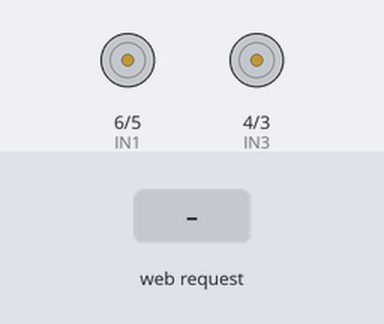
The sketch below on a simulated ESP32-S3. On the bench: motor-driver pin pairs drawn as motors (green arrow = first pin HIGH = forward, orange = second pin HIGH = backward, longer = more drive, scaled by the enable pin). Inputs (shaded band) come from the test bench. WiFi joins after 1.5 s; servers stay silent unless stated; what the sketch prints to the serial monitor is not drawn.

Above: at 2.7 s.
2.8 s: HTTP request GET /adelante received
At 4.0 s:
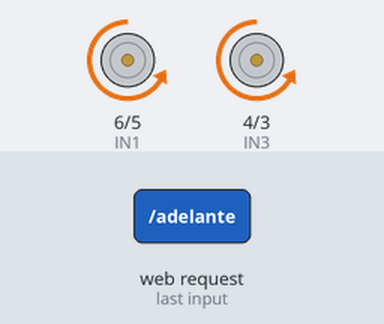
4.3 s: HTTP request GET /atras received
At 5.3 s:
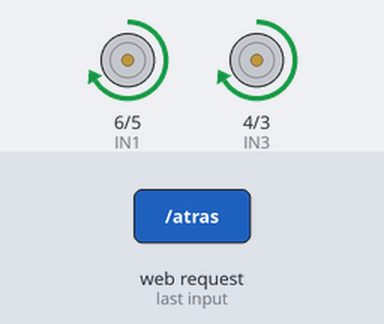
5.8 s: HTTP request GET /girar_derecha received
At 6.4 s:
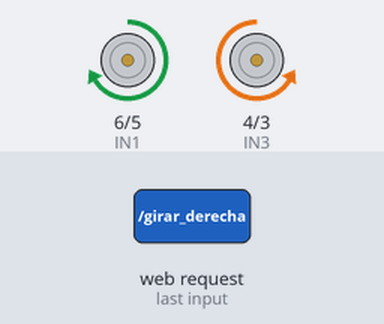
7.3 s: HTTP request GET /girar_izquierda received
At 7.6 s:
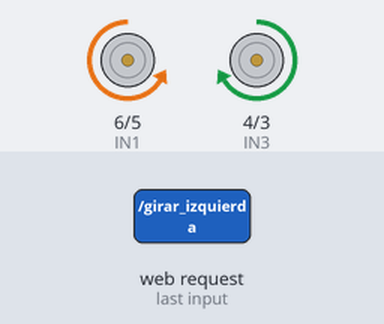
8.8 s: HTTP request GET /detener received
At 9.9 s:
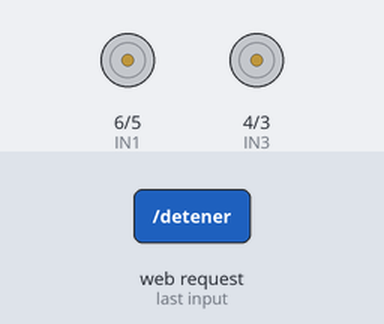
Timing chart, 0 to 11.3 s (numbered marks = the images above; inputs shaded):
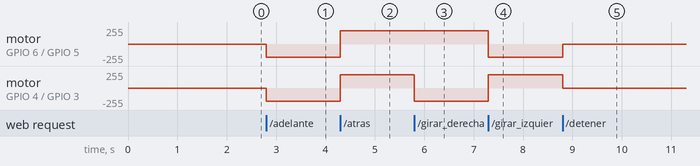

Measured:
- after the input at 2.8 s, motor on GPIO 6 (IN1) / GPIO 5 (IN2), motor on GPIO 4 (IN3) / GPIO 3 (IN4): stopped → backward 200/255 at once
- after the input at 4.3 s, motor on GPIO 6 (IN1) / GPIO 5 (IN2), motor on GPIO 4 (IN3) / GPIO 3 (IN4): backward 200/255 → forward 200/255 at once
- after the input at 5.8 s, motor on GPIO 4 (IN3) / GPIO 3 (IN4): forward 200/255 → backward 200/255 at once
- after the input at 7.3 s, motor on GPIO 6 (IN1) / GPIO 5 (IN2): forward 200/255 → backward 200/255 at once; motor on GPIO 4 (IN3) / GPIO 3 (IN4): backward 200/255 → forward 200/255 at once
- after the input at 8.8 s, motor on GPIO 6 (IN1) / GPIO 5 (IN2): backward 200/255 → stopped at once; motor on GPIO 4 (IN3) / GPIO 3 (IN4): forward 200/255 → stopped at once

The sketch:

Practica8_rasp_ard.ino
```cpp
#include <WiFi.h>
#include <WebServer.h>

const char* ssid = "XXXX_X_XXXX";  // Cambia esto por tu SSID
const char* password = "XXXXXX";  // Cambia esto por tu contraseña

WebServer server(80);

// Pines del puente H
const int ENA = 7;  // GP7 - PWM para Motor 1
const int IN1 = 6;  // GP6
const int IN2 = 5;  // GP5
const int ENB = 2;  // GP2 - PWM para Motor 2
const int IN3 = 4;  // GP4
const int IN4 = 3;  // GP3

void setup() {
  // Configuración de pines
  pinMode(ENA, OUTPUT);
  pinMode(IN1, OUTPUT);
  pinMode(IN2, OUTPUT);
  pinMode(ENB, OUTPUT);
  pinMode(IN3, OUTPUT);
  pinMode(IN4, OUTPUT);

  // Conexión WiFi
  WiFi.begin(ssid, password);
  while (WiFi.status() != WL_CONNECTED) {
    delay(500);
    Serial.print(".");
  }
  Serial.println("\nConexión WiFi establecida");
  Serial.print("Dirección IP: ");
  Serial.println(WiFi.localIP());

  // Configurar rutas del servidor
  server.on("/adelante", []() {
    digitalWrite(IN1, LOW);  // Cambiado
    digitalWrite(IN2, HIGH); // Cambiado
    digitalWrite(IN3, LOW);  // Cambiado
    digitalWrite(IN4, HIGH); // Cambiado
    analogWrite(ENA, 200);  // Velocidad 80%
    analogWrite(ENB, 200);  // Velocidad 80%
    server.send(200, "text/plain", "Motores avanzando");
  });

  server.on("/atras", []() {
    digitalWrite(IN1, HIGH); // Cambiado
    digitalWrite(IN2, LOW);  // Cambiado
    digitalWrite(IN3, HIGH); // Cambiado
    digitalWrite(IN4, LOW);  // Cambiado
    analogWrite(ENA, 200);  // Velocidad 80%
    analogWrite(ENB, 200);  // Velocidad 80%
    server.send(200, "text/plain", "Motores retrocediendo");
  });

  server.on("/girar_derecha", []() {
    digitalWrite(IN1, HIGH);
    digitalWrite(IN2, LOW);
    digitalWrite(IN3, LOW);
    digitalWrite(IN4, HIGH);
    analogWrite(ENA, 200);
    analogWrite(ENB, 200);
    server.send(200, "text/plain", "Giro a la derecha");
  });

  server.on("/girar_izquierda", []() {
    digitalWrite(IN1, LOW);
    digitalWrite(IN2, HIGH);
    digitalWrite(IN3, HIGH);
    digitalWrite(IN4, LOW);
    analogWrite(ENA, 200);
    analogWrite(ENB, 200);
    server.send(200, "text/plain", "Giro a la izquierda");
  });

  server.on("/detener", []() {
    analogWrite(ENA, 0);
    analogWrite(ENB, 0);
    server.send(200, "text/plain", "Motores detenidos");
  });

  server.begin();
  Serial.println("Servidor iniciado");
}

void loop() {
  server.handleClient();
}
```
